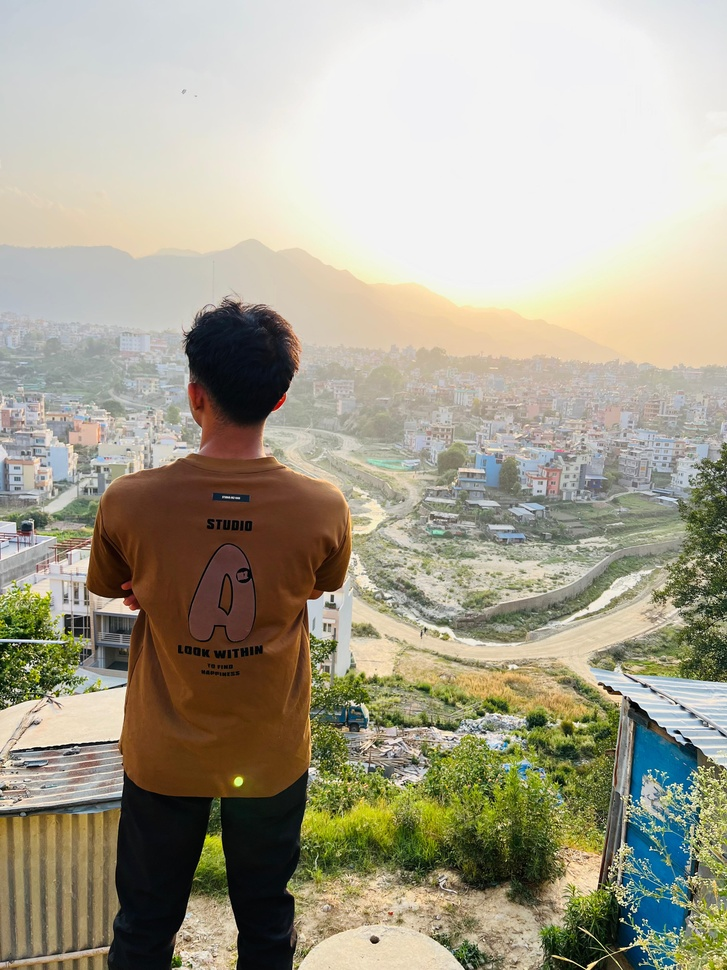
#> input picture photos.jpg, 727 x 970 px, shrunk from 3024 x 4032 before the run, found by its file name
$ jupyter execute --allow-errors Advance_Python_Day3.ipynb   (shell and % lines are left out)
#> lines starting #> are read from the running program, lines starting #| are printed output that depends on the picture
[cell 1]
import numpy as np
a=np.zeros(10)
print(a)
type(a[0])
type(a)
# print(a[0])

[cell 2]
import numpy as np
a=np.ones(10)
print(a)
type(a[0])
# type(a)
# print(a[0])
print(a.shape)

[cell 3]
z=np.zeros(6)
print(z.shape)
z.shape=(6,1)
print(z)
z = np.arange(10)
print(z)

[cell 4]
e=np.eye(3)
print(e)
print(e.shape)

[cell 5]
z=np.linspace(2,10,5)
print(z)

[cell 6]
arr1 = np.array([[1,2,3],[4,5,6]])
arr2 = np.array([[7,8,9]])
z=np.concatenate((arr1, arr2), axis=0) #axis=0 means row-wise concatenation and axis=1 means column-wise concatenation
print(z)
# y= np.concatenate((arr1, arr2), axis=1) # Transpose arr2 to concatenate column-wise
# print(y)

[cell 7]
arr1 = np.array([[7],[8]])
# z = np.concatenate((arr1, arr2), axis=0)
# print(z)

[cell 8]
# import random as randint
z=np.random.randint(1,51,size=50)
print(np.sort(z))

[cell 9]
a= np.array([[1,2,3],[4,5,6]])
print(a[1,1])

[cell 10]
z[0:2]

[cell 11]
a=np.array([[1,2,3],[4,5,6]])
print(a[1,1])
print(a.ndim) # Number of dimensions
print(a.shape) # Shape of the array
a=np.append(a, [[7,8,9]],axis=0)  # Append a new row
print(a)
print(a.ndim)

[cell 12]
a= np.insert(a, 1, [10, 11, 12], axis=0)  # Insert a new row at index 1
print(a)

[cell 13]
a=np.delete(a, 1, axis=0)  # Delete the row at index 1
print(a)

[cell 14]
a=np.array([[1,2,3],[4,5,6]])
print(a)

a=np.append(a, [[7,8,9]],axis=0)

[cell 15]
print(a)

[cell 16]
a=np.append(a, [[7,8,9]])

[cell 17]
print(a)

#> (a cell that did not finish here is left out)

[cell 19]
a=np.array([[1,2,3],
            [4,5,6]])
b=np.array([[1]
            ,[2]])

print(np.append(a, b, axis=1))  # Append a new column to the right

[cell 20]
from skimage import io
#> (the rest of this cell did not finish here and is left out)

[cell 21]
photo = io.imread(r'C:\Users\Achar\OneDrive\Pictures\whatsapp\photos.jpg')
#> photo is the input picture: shape (970, 727, 3); mean R, G, B 166.7, 161.6, 143.2
type(photo)  # Check the type of the photo

[cell 22]
import matplotlib.pyplot as plt
plt.imshow(photo)  # Display the image
photo.shape
#> Out = (970, 727, 3)

[cell 23]
plt.imshow(photo[::-1])  # Display the image
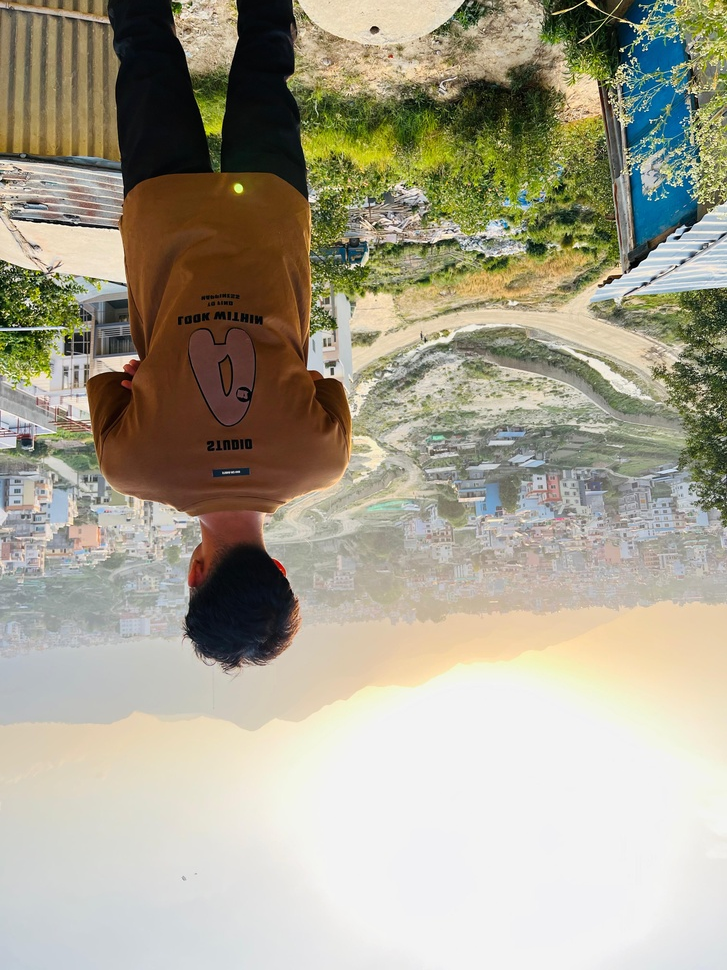
#> shown: shape (970, 727, 3); mean R, G, B 166.7, 161.6, 143.2

[cell 24]
plt.imshow(photo[:,::-1])  # Display the image with flipped columns
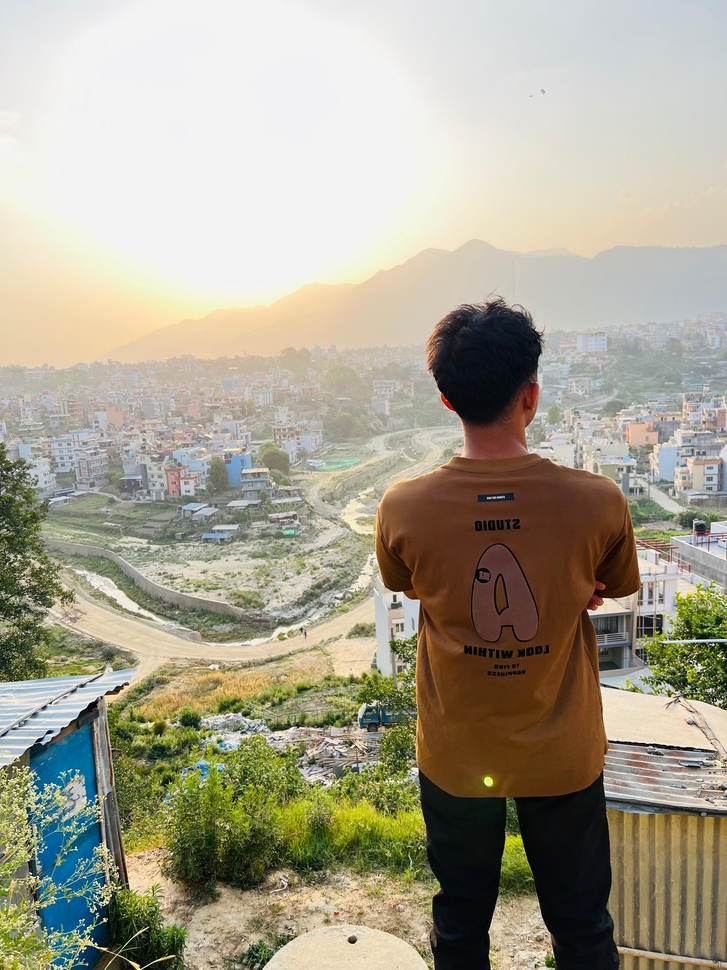
#> shown: shape (970, 727, 3); mean R, G, B 166.7, 161.6, 143.2
